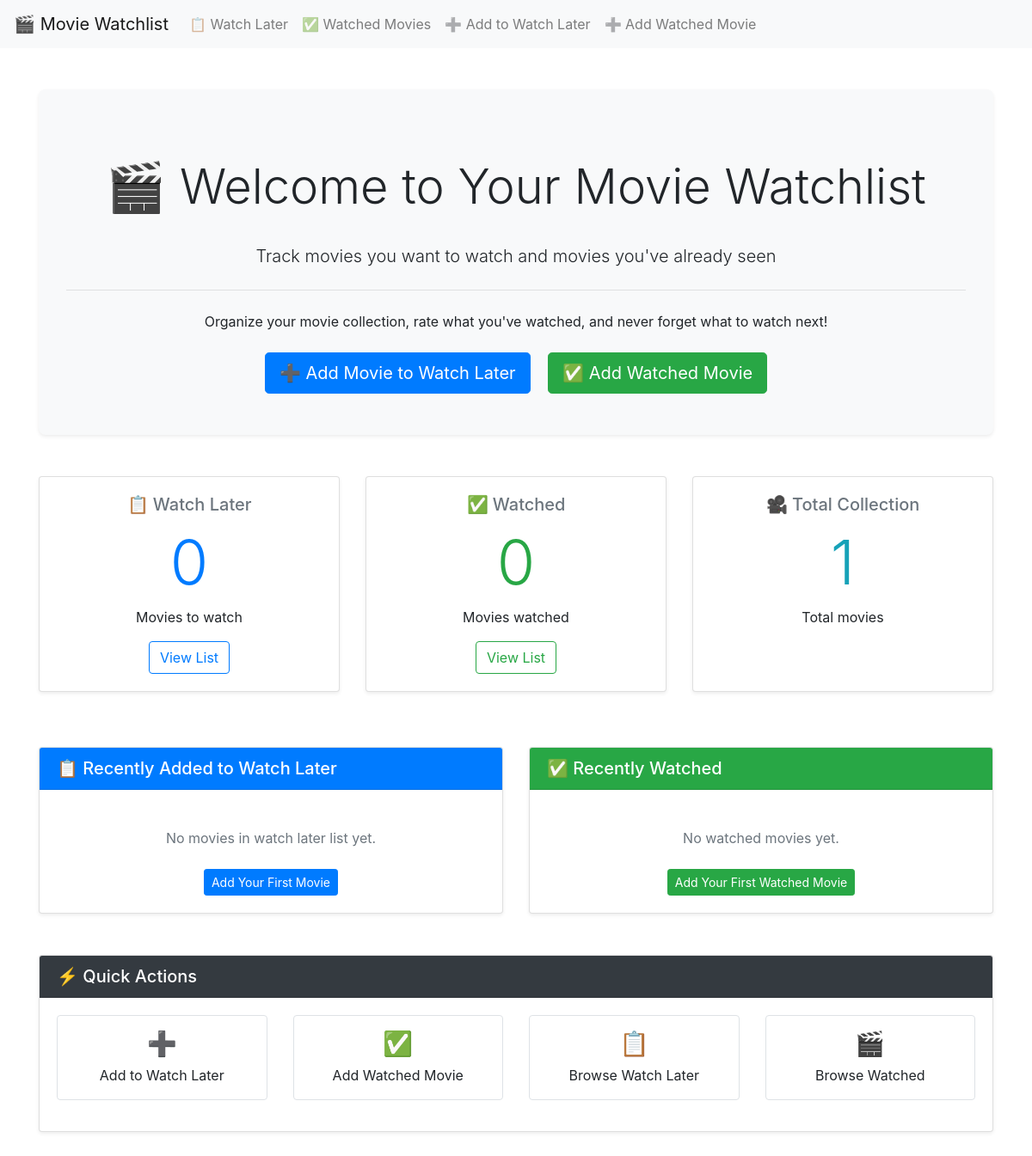
The app's page /, older data.
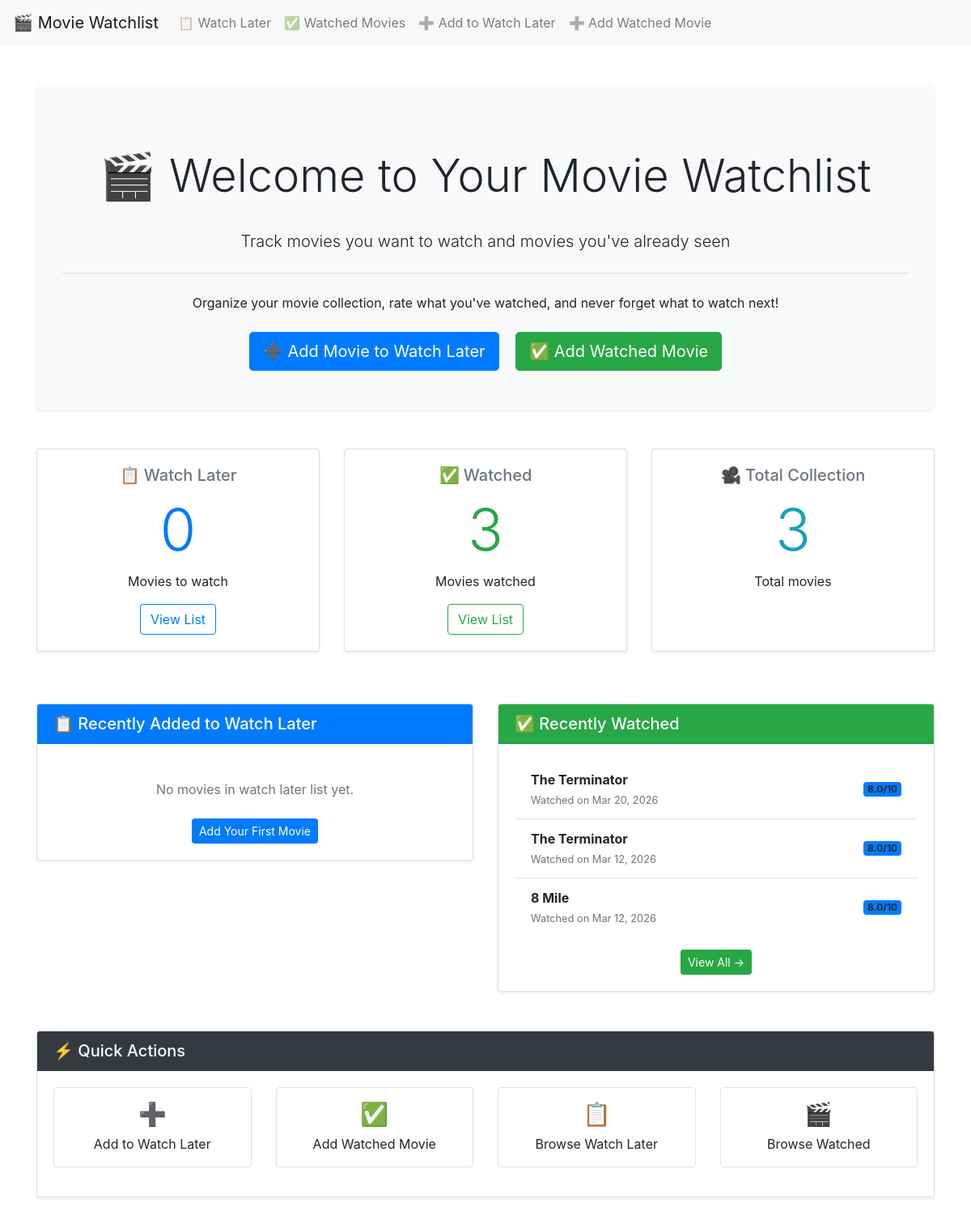
The same page, newer data.
### movies/models.py (models this page shows, shortened)
class WatchedMovie(models.Model):
    movie = models.ForeignKey(Movie, on_delete=models.CASCADE)
    my_rating = models.FloatField(null=True)
    watched_date = models.DateField()

class Movie(models.Model):
    title = models.CharField(max_length=255)
    release_year = models.IntegerField()
    director = models.CharField(max_length=255)
    general_rating = models.FloatField()
    total_ratings = models.IntegerField()
    description = models.TextField()
    keywords = models.CharField(max_length=255)
    tmdb_id = models.IntegerField()
    tmdb_poster_path = models.CharField(max_length=255)
    watch_later = models.BooleanField(default=False)

### movies/views.py (the view)
# urls.py: path('', index, name='index'),
def index(request):
    watch_later_count = Movie.objects.filter(watch_later=True).count()
    watched_count = WatchedMovie.objects.count()
    total_movies = Movie.objects.count()
    recent_watched = WatchedMovie.objects.all().order_by('-watched_date')[:5]
    recent_watch_later = Movie.objects.filter(watch_later=True).order_by('-id')[:5]
    context = {
        'watch_later_count': watch_later_count,
        'watched_count': watched_count,
        'total_movies': total_movies,
        'recent_watched': recent_watched,
        'recent_watch_later': recent_watch_later,
    }
    return render(request, "index.html", context)

### movies/templates/index.html
{% extends "base.html" %}
{% block content %}
{% with active_page='home' %}
    <div class="container mt-5">
        <div class="jumbotron text-center bg-light shadow-sm">
            <h1 class="display-4">🎬 Welcome to Your Movie Watchlist</h1>
            <p class="lead">Track movies you want to watch and movies you've already seen</p>
            <hr class="my-4">
            <p>Organize your movie collection, rate what you've watched, and never forget what to watch next!</p>
            <div class="mt-4">
                <a class="btn btn-primary btn-lg mx-2" href="{% url 'add_watch_later_movie' %}" role="button">➕ Add Movie to Watch Later</a>
                <a class="btn btn-success btn-lg mx-2" href="{% url 'add_watched_movie' %}" role="button">✅ Add Watched Movie</a>
            </div>
        </div>
        <div class="row mt-5 mb-4">
            <div class="col-md-4 mb-3">
                <div class="card text-center shadow-sm h-100">
                    <div class="card-body">
                        <h5 class="card-title text-muted">📋 Watch Later</h5>
                        <h2 class="display-3 text-primary">{{ watch_later_count }}</h2>
                        <p class="card-text">Movies to watch</p>
                        <a href="{% url 'find_watch_later_movies' %}" class="btn btn-outline-primary">View List</a>
                    </div>
                </div>
            </div>
            <div class="col-md-4 mb-3">
                <div class="card text-center shadow-sm h-100">
                    <div class="card-body">
                        <h5 class="card-title text-muted">✅ Watched</h5>
                        <h2 class="display-3 text-success">{{ watched_count }}</h2>
                        <p class="card-text">Movies watched</p>
                        <a href="{% url 'find_watched_movies' %}" class="btn btn-outline-success">View List</a>
                    </div>
                </div>
            </div>
            <div class="col-md-4 mb-3">
                <div class="card text-center shadow-sm h-100">
                    <div class="card-body">
                        <h5 class="card-title text-muted">🎥 Total Collection</h5>
                        <h2 class="display-3 text-info">{{ total_movies }}</h2>
                        <p class="card-text">Total movies</p>
                    </div>
                </div>
            </div>
        </div>
        <div class="row mt-5">
            <div class="col-md-6 mb-4">
                <div class="card shadow-sm">
                    <div class="card-header bg-primary text-white">
                        <h5 class="mb-0">📋 Recently Added to Watch Later</h5>
                    </div>
                    <div class="card-body">
                        {% if recent_watch_later %}
                            <ul class="list-group list-group-flush">
                                {% for movie in recent_watch_later %}
                                    <li class="list-group-item d-flex justify-content-between align-items-center">
                                        <div>
                                            <strong>{{ movie.title }}</strong>
                                            <br>
                                            <small class="text-muted">{{ movie.release_year }} • {{ movie.director }}</small>
                                        </div>
                                        <span class="badge bg-warning text-dark">{{ movie.general_rating }}/10</span>
                                    </li>
                                {% endfor %}
                            </ul>
                            <div class="text-center mt-3">
                                <a href="{% url 'find_watch_later_movies' %}" class="btn btn-sm btn-primary">View All →</a>
                            </div>
                        {% else %}
                            <p class="text-muted text-center my-4">No movies in watch later list yet.</p>
                            <div class="text-center">
                                <a href="{% url 'add_watch_later_movie' %}" class="btn btn-sm btn-primary">Add Your First Movie</a>
                            </div>
                        {% endif %}
                    </div>
                </div>
            </div>
            <div class="col-md-6 mb-4">
                <div class="card shadow-sm">
                    <div class="card-header bg-success text-white">
                        <h5 class="mb-0">✅ Recently Watched</h5>
                    </div>
                    <div class="card-body">
                        {% if recent_watched %}
                            <ul class="list-group list-group-flush">
                                {% for watched_movie in recent_watched %}
                                    <li class="list-group-item d-flex justify-content-between align-items-center">
                                        <div>
                                            <strong>{{ watched_movie.movie.title }}</strong>
                                            <br>
                                            <small class="text-muted">Watched on {{ watched_movie.watched_date|date:"M d, Y" }}</small>
                                        </div>
                                        <span class="badge bg-primary">{{ watched_movie.my_rating }}/10</span>
                                    </li>
                                {% endfor %}
                            </ul>
                            <div class="text-center mt-3">
                                <a href="{% url 'find_watched_movies' %}" class="btn btn-sm btn-success">View All →</a>
                            </div>
                        {% else %}
                            <p class="text-muted text-center my-4">No watched movies yet.</p>
                            <div class="text-center">
                                <a href="{% url 'add_watched_movie' %}" class="btn btn-sm btn-success">Add Your First Watched Movie</a>
                            </div>
                        {% endif %}
                    </div>
                </div>
            </div>
        </div>
        <div class="row mt-4 mb-5">
            <div class="col-12">
                <div class="card shadow-sm">
                    <div class="card-header bg-dark text-white">
                        <h5 class="mb-0">⚡ Quick Actions</h5>
                    </div>
                    <div class="card-body">
                        <div class="row text-center">
                            <div class="col-md-3 mb-3">
                                <a href="{% url 'add_watch_later_movie' %}" class="text-decoration-none">
                                    <div class="p-3 border rounded hover-shadow">
                                        <h3>➕</h3>
                                        <p class="mb-0">Add to Watch Later</p>
                                    </div>
                                </a>
                            </div>
                            <div class="col-md-3 mb-3">
                                <a href="{% url 'add_watched_movie' %}" class="text-decoration-none">
                                    <div class="p-3 border rounded hover-shadow">
                                        <h3>✅</h3>
                                        <p class="mb-0">Add Watched Movie</p>
                                    </div>
                                </a>
                            </div>
                            <div class="col-md-3 mb-3">
                                <a href="{% url 'find_watch_later_movies' %}" class="text-decoration-none">
                                    <div class="p-3 border rounded hover-shadow">
                                        <h3>📋</h3>
                                        <p class="mb-0">Browse Watch Later</p>
                                    </div>
                                </a>
                            </div>
                            <div class="col-md-3 mb-3">
                                <a href="{% url 'find_watched_movies' %}" class="text-decoration-none">
                                    <div class="p-3 border rounded hover-shadow">
                                        <h3>🎬</h3>
                                        <p class="mb-0">Browse Watched</p>
                                    </div>
                                </a>
                            </div>
                        </div>
                    </div>
                </div>
            </div>
        </div>
    </div>
{% endwith %}
{% endblock %}

### movies/templates/base.html (shortened to what this page needs)
{%  load static %}
<!DOCTYPE html>
<html lang="en">
<head>
    <link rel="stylesheet" href="https://stackpath.bootstrapcdn.com/bootstrap/4.5.2/css/bootstrap.min.css">
    <link rel="stylesheet" href="{% static 'styles.css' %}">
</head>
<body>
    <nav class="navbar navbar-expand-lg navbar-light bg-light justify-content-center align-items-center ">
        <a class="navbar-brand {% if active_page == 'home' %}active{% endif %}" href="{% url 'index' %}">🎬 Movie Watchlist</a>
        <div class="collapse navbar-collapse" id="navbarNav">
            <ul class="navbar-nav" id="nav-links">
                <li class="nav-item">
                    <a class="nav-link {% if active_page == 'watch_later_movies' %}active{% endif %}" href="{% url 'find_watch_later_movies' %}">📋 Watch Later</a>
                </li>
                <li class="nav-item">
                    <a class="nav-link {% if active_page == 'watched_movies' %}active{% endif %}" href="{% url 'find_watched_movies' %}">✅ Watched Movies</a>
                </li>
                <li class="nav-item">
                    <a class="nav-link {% if active_page == 'add_watch_later' %}active{% endif %}" href="{% url 'add_watch_later_movie' %}">➕ Add to Watch Later</a>
                </li>
                <li class="nav-item">
                    <a class="nav-link {% if active_page == 'add_watched_movie' %}active{% endif %}" href="{% url 'add_watched_movie' %}">➕ Add Watched Movie</a>
                </li>
            </ul>
        </div>
    </nav>
    {% block content %}
    {% endblock %}
</body>
</html>

### movies/static/styles.css (style rules this page uses)
h1 { font-size: 2.5rem; margin: 2rem 0; text-align: center; align-self: center; justify-self: center; }
nav #nav-links { justify-content: center; }
.jumbotron { padding: 3rem 2rem; border-radius: 0.5rem; }
.hover-shadow { transition: all 0.3s ease; cursor: pointer; }
.card { transition: all 0.3s ease; }
.text-decoration-none { text-decoration: none; color: inherit; }

Row changes from the older to the newer data that the page shows:
added WatchedMovie: movie "The Terminator", watched_date "Mar 20, 2026", my_rating "8.0"
added WatchedMovie: movie "The Terminator", watched_date "Mar 12, 2026", my_rating "8.0"
added WatchedMovie: movie "8 Mile", watched_date "Mar 12, 2026", my_rating "8.0"
Text that changed along with them:
{{ watched_count }}: "0" → "3"
{{ total_movies }}: "1" → "3"
text no longer shown: "No watched movies yet. Add Your First Watched Movie"
text now shown: "View All →"
